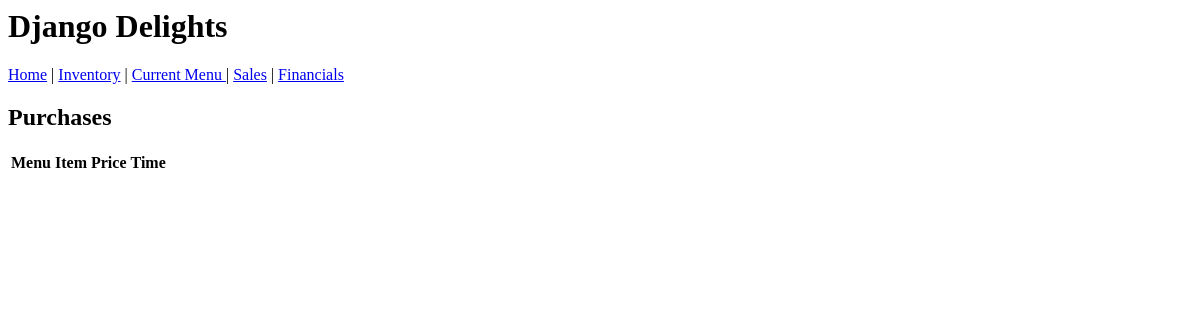
The app's page /inventory/purchases/, older data.
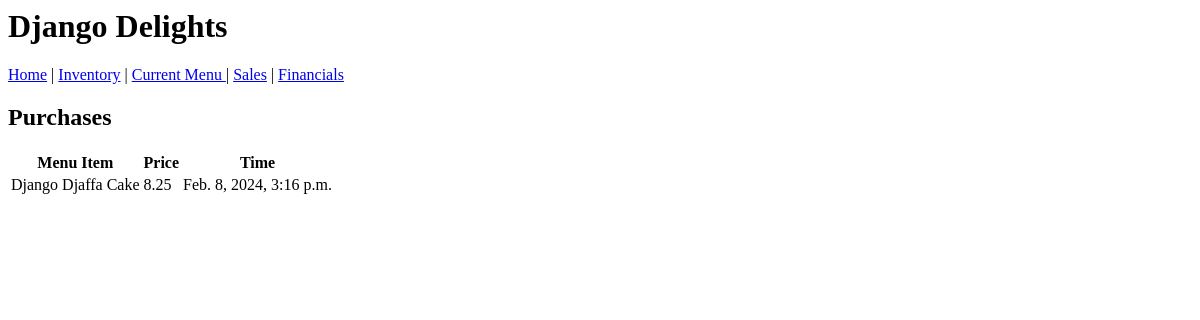
The same page, newer data.
### inventory/models.py (models this page shows, shortened)
class Purchase(models.Model):
    menu_item = models.ForeignKey(MenuItem, on_delete = models.CASCADE)
    time_purchased = models.DateTimeField(default = datetime.now())

class MenuItem(models.Model):
    name = models.CharField(max_length = 200, unique = True)
    price = models.FloatField(default = 0.00)
    def __str__(self):
        return f"{self.name}"

### inventory/views.py (the view)
# urls.py: path('purchases/', views.PurchaseList.as_view(), name='purchases'),
class PurchaseList(ListView):
    model = Purchase
    template_name = 'inventory/purchase_list.html'

### inventory/templates/inventory/purchase_list.html
{% extends './base.html' %}
{% block content %}
    <h2> Purchases </h2>
    <table>
        <thead>
            <th>Menu Item</th>
            <th>Price</th>
            <th>Time</th>
        </thead>
        {% for purchase in object_list %}
            <tr>
                <td> {{purchase.menu_item}}</td>
                <td> {{purchase.menu_item.price}}</td>
                <td> {{purchase.time_purchased}}</td>
            </tr>
        {% endfor %}
    </table>
{% endblock %}

Row changes from the older to the newer data that the page shows:
added Purchase: menu_item "Django Djaffa Cake", menu_item.price "8.25", time_purchased "Feb. 8, 2024, 3:16 p.m."
